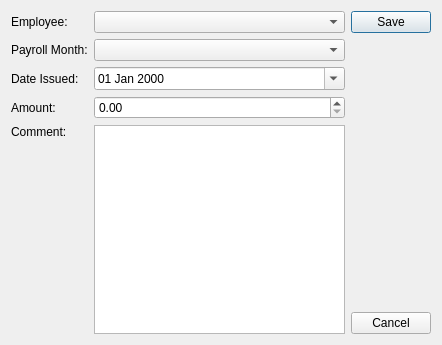
<?xml version="1.0" encoding="UTF-8"?>
<ui version="4.0">
 <class>SaccoPaymentEditor</class>
 <widget class="QDialog" name="SaccoPaymentEditor">
  <property name="geometry">
   <rect>
    <x>0</x>
    <y>0</y>
    <width>442</width>
    <height>345</height>
   </rect>
  </property>
  <property name="windowTitle">
   <string>Sacco Payment Editor</string>
  </property>
  <layout class="QHBoxLayout" name="horizontalLayout">
   <item>
    <layout class="QGridLayout" name="gridLayout">
     <item row="0" column="0">
      <widget class="QLabel" name="label">
       <property name="text">
        <string>Employee:</string>
       </property>
      </widget>
     </item>
     <item row="2" column="0">
      <widget class="QLabel" name="label_3">
       <property name="text">
        <string>Date Issued:</string>
       </property>
      </widget>
     </item>
     <item row="0" column="1">
      <widget class="QComboBox" name="cboEmployee"/>
     </item>
     <item row="2" column="1">
      <widget class="QDateEdit" name="dtpDateIssued">
       <property name="displayFormat">
        <string>dd MMM yyyy</string>
       </property>
       <property name="calendarPopup">
        <bool>true</bool>
       </property>
      </widget>
     </item>
     <item row="3" column="0">
      <widget class="QLabel" name="label_4">
       <property name="text">
        <string>Amount:</string>
       </property>
      </widget>
     </item>
     <item row="4" column="1">
      <widget class="QTextEdit" name="txtComment"/>
     </item>
     <item row="4" column="0">
      <widget class="QLabel" name="label_5">
       <property name="text">
        <string>Comment:</string>
       </property>
       <property name="alignment">
        <set>Qt::AlignLeading|Qt::AlignLeft|Qt::AlignTop</set>
       </property>
      </widget>
     </item>
     <item row="3" column="1">
      <widget class="QDoubleSpinBox" name="spinAmount">
       <property name="maximum">
        <double>99999999.000000000000000</double>
       </property>
      </widget>
     </item>
     <item row="1" column="1">
      <widget class="QComboBox" name="cboPayrollMonth"/>
     </item>
     <item row="1" column="0">
      <widget class="QLabel" name="label_2">
       <property name="text">
        <string>Payroll Month:</string>
       </property>
      </widget>
     </item>
    </layout>
   </item>
   <item>
    <layout class="QVBoxLayout" name="verticalLayout">
     <item>
      <widget class="QPushButton" name="cmdSave">
       <property name="text">
        <string>Save</string>
       </property>
       <property name="default">
        <bool>true</bool>
       </property>
      </widget>
     </item>
     <item>
      <spacer name="verticalSpacer">
       <property name="orientation">
        <enum>Qt::Vertical</enum>
       </property>
       <property name="sizeHint" stdset="0">
        <size>
         <width>20</width>
         <height>40</height>
        </size>
       </property>
      </spacer>
     </item>
     <item>
      <widget class="QPushButton" name="cmdCancel">
       <property name="text">
        <string>Cancel</string>
       </property>
      </widget>
     </item>
    </layout>
   </item>
  </layout>
 </widget>
 <resources/>
 <connections/>
</ui>
